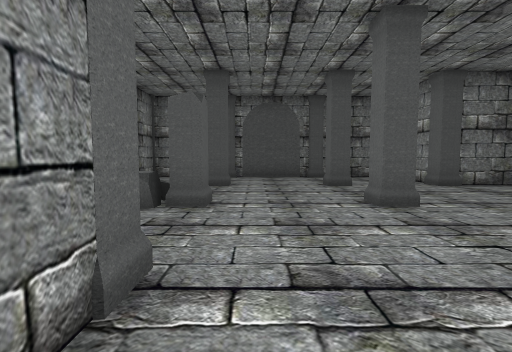
View 1 (above)

17 first-person views from a walk through a Unity game level. The camera is 1.5 m above the floor, tilts 4° down and sees 85° across. The floor is counted in squares, 2 m on a side. Each view is taken from the middle of a square. On the plan, view 1 faces up. The plan holds only what a view shows up to about 10 squares ahead; the rest is blank. The place goes on beyond the plan. The player is left out.

View 2
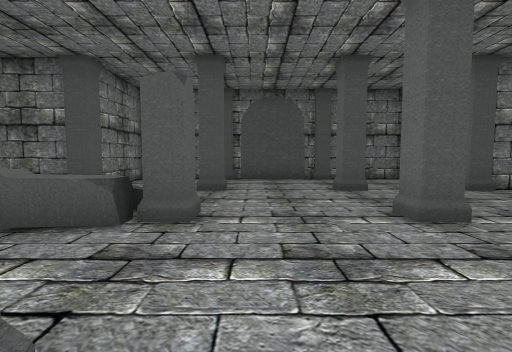

View 3
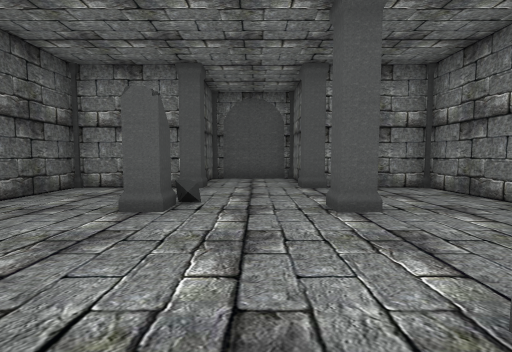

View 4
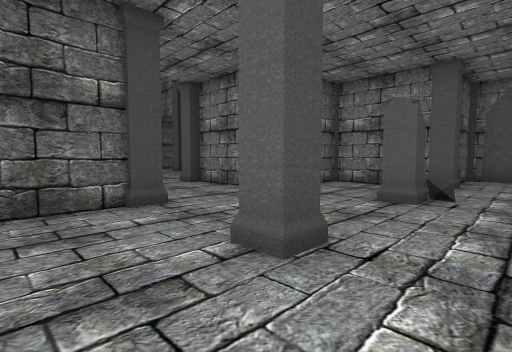

View 5
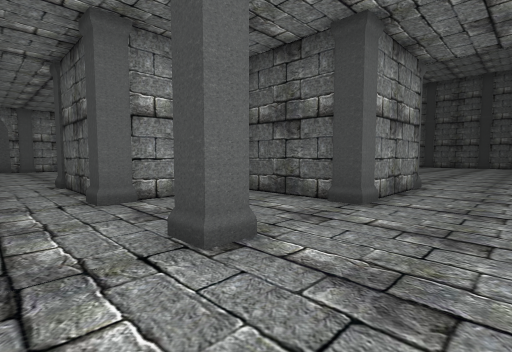

View 6
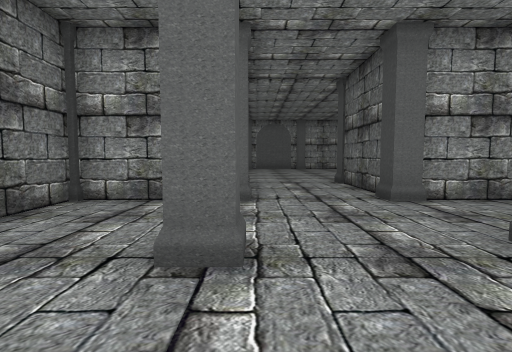

View 7
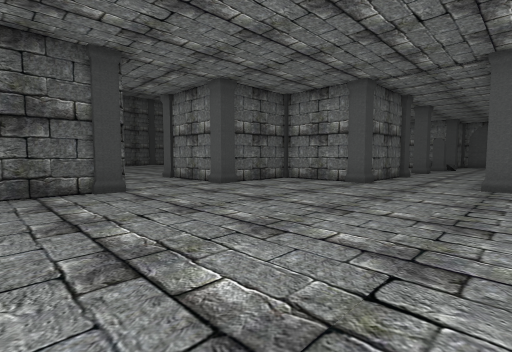

View 8
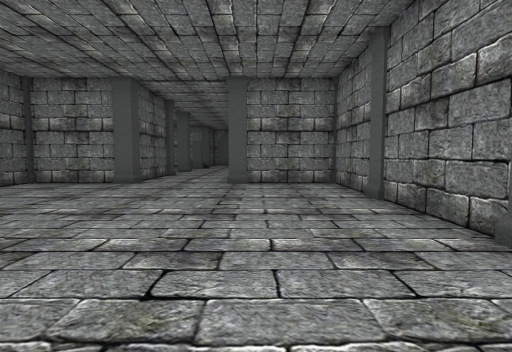

View 9
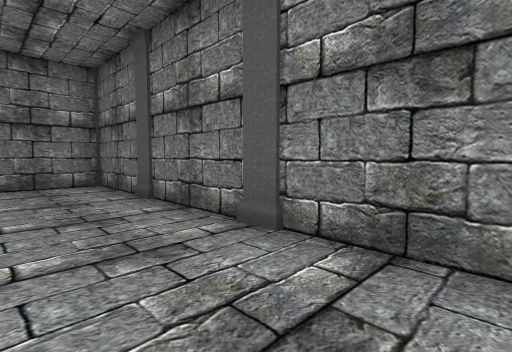

View 10
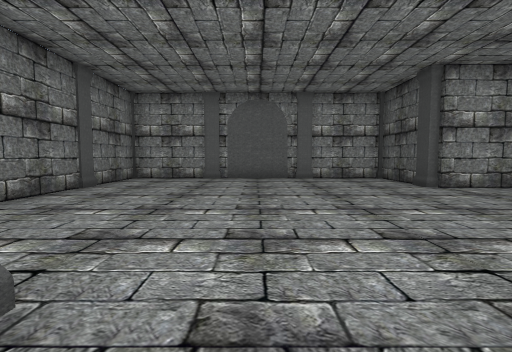

View 11
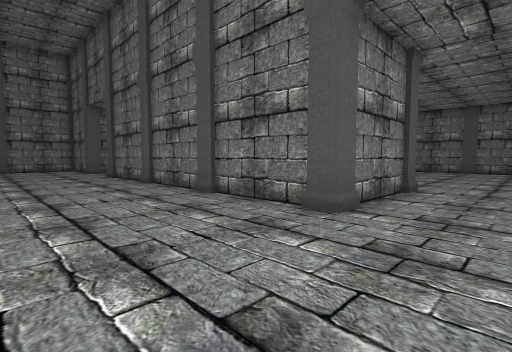

View 12
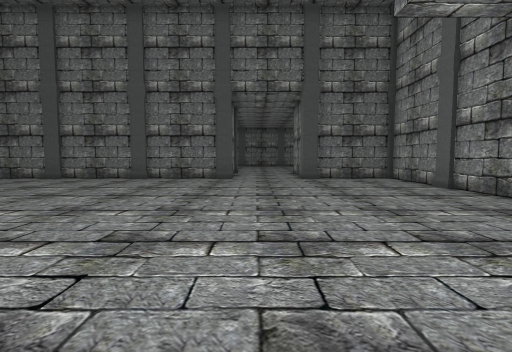

View 13
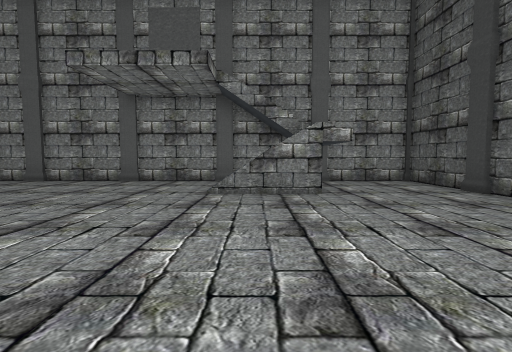

View 14
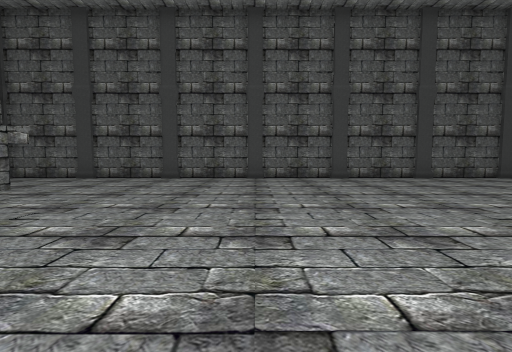

View 15
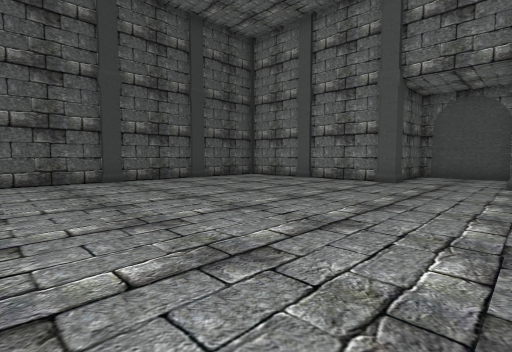

View 16
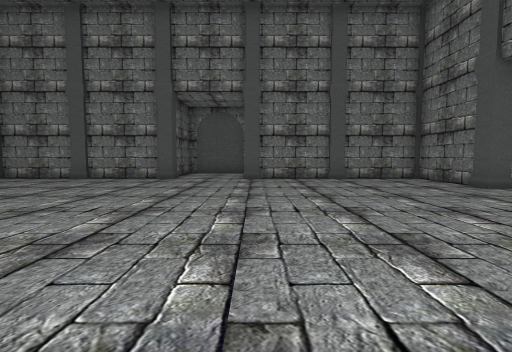

View 17
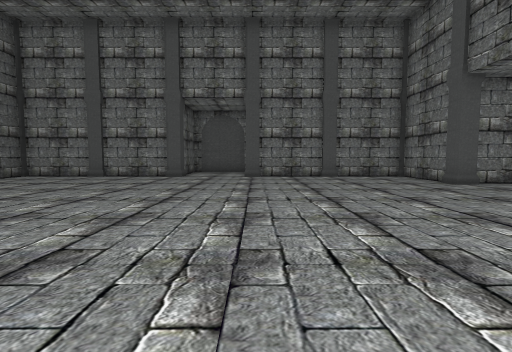

### Floor plan
Points are (right, up) in squares from view 1. A wall is a line through its corners. A room is listed if a view was taken in it or the views show most of it. See-through windows are left out.
Room 1 (views 1, 2, 3, 4, 5, 6)
walls: (-4.1, 7.3) (-6.2, 7.3); (-3.7, 3.1) (-3.7, 1.7) (-1.6, 1.7); (2.4, 1.7) (4.5, 1.7); (-3.7, 9.5) (-3.7, 7.6); (4.8, 7.8) (4.8, 9.5); (-0.8, 0.6) (-0.8, -0.6); (4.8, 2.5) (4.8, 3.6); (4.4, 10.2) (-3.2, 10.2); (-6.5, 6.5) (-6.5, 4.5) (-4.9, 4.5); (1.9, -0.5) (1.9, 1.3)
ways out: opening at (5.3, 6) to room 2; opening at (0.5, -1) to room 3
objects: pillar (-7, 7); pillar (-4, 4); pillar (-4, 7); pillar (-4, 10) to (-4, 11); other object (-2, 4) to (-2, 5); pillar (-1, 1); pillar (-1, 7); pillar (-1, 10); pillar (2, 2); pillar (2, 4); pillar (2, 7); pillar (2, 10); pillar (5, 4); pillar (5, 10) to (5, 11)
Room 2 (views 7, 8, 9, 10)
walls: (8.2, 3.6) (8.2, 1.7) (10.6, 1.7); (11, 1.4) (11, -0.6); (14.2, 1.7) (16.6, 1.7) (16.6, 9.5); (8.2, 9.5) (8.2, 8.4); (6.8, 7.3) (5.2, 7.3); (16.2, 10.2) (8.8, 10.2); (13.7, -0.2) (13.7, 1.6); (5.5, 4.5) (7.6, 4.5)
ways out: opening at (5.3, 6) to room 1; opening at (12.5, 0.5) to room 3
objects: pillar (5, 7); pillar (8, 4); pillar (8, 8); pillar (8, 10) to (8, 11); pillar (11, 2); pillar (11, 11); pillar (14, 2); pillar (14, 11); pillar (17, 4); pillar (17, 7); pillar (17, 10) to (17, 11)
Room 3 (views 11, 12, 13, 14, 15, 16, 17)
walls: (4.6, -1.5) (2.6, -1.5); (10.6, -1.5) (5.5, -1.5); (13.7, -12.4) (13.7, -11); (-3.5, -10.4) (-3.5, -15.6); (-1.4, -1.5) (-3.5, -1.5) (-3.5, -6.5); (-0.5, -15.7) (13.5, -15.7); (16.6, -11.3) (16.6, -1.5) (14.4, -1.5); (14.4, -15.7) (16.6, -15.7) (16.6, -13.4); (-3.1, -15.7) (-2.4, -15.7); (-6.3, -9.9) (-4.4, -9.9); (-6.5, -7.5) (-6.5, -9.9)
ways out: opening at (0.5, -1) to room 1; opening at (12.5, 0.5) to room 2
objects: pillar (-4, -10); pillar (-4, -7); pillar (-1, -16); pillar (-1, -1); pillar (2, -16); pillar (2, -1); pillar (5, -16); pillar (8, -1); pillar (11, -16); pillar (11, -1); pillar (14, -16); pillar (14, -1); pillar (17, -7); pillar (17, -4)

Where each view was taken, in squares from view 1:
view 1: 0 up, 0 right, facing up
view 2: 1 up, 0 right, facing up
view 3: 6 up, 3 right, facing left
view 4: 6 up, 4 right, facing down-left
view 5: 6 up, 0 right, facing down-right
view 6: 7 up, 0 right, facing right
view 7: 8 up, 16 right, facing down-left
view 8: 8 up, 16 right, facing left
view 9: 8 up, 16 right, facing up-left
view 10: 6 up, 7 right, facing right
view 11: 5 down, 13 right, facing up-left
view 12: 11 down, 12 right, facing up
view 13: 11 down, 8 right, facing right
view 14: 6 down, 8 right, facing down
view 15: 7 down, 5 right, facing down-left
view 16: 7 down, 6 right, facing left
view 17: 7 down, 7 right, facing left
